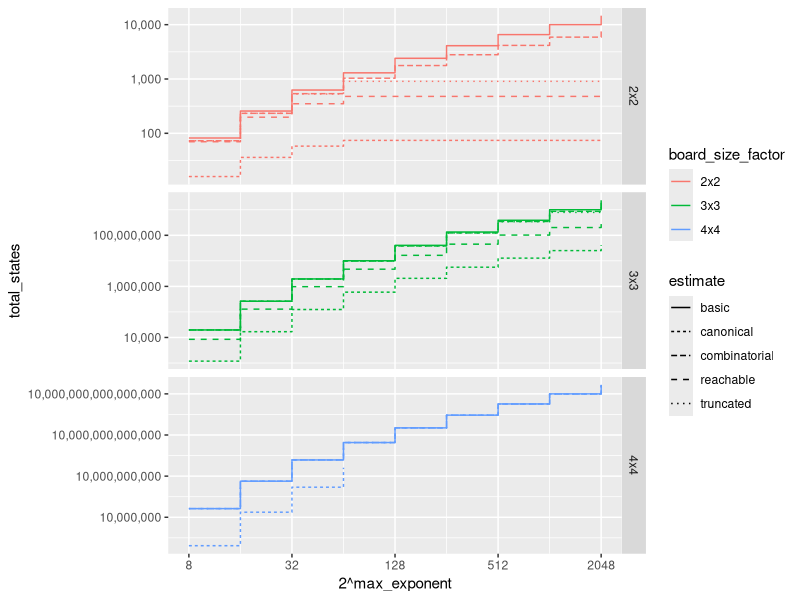
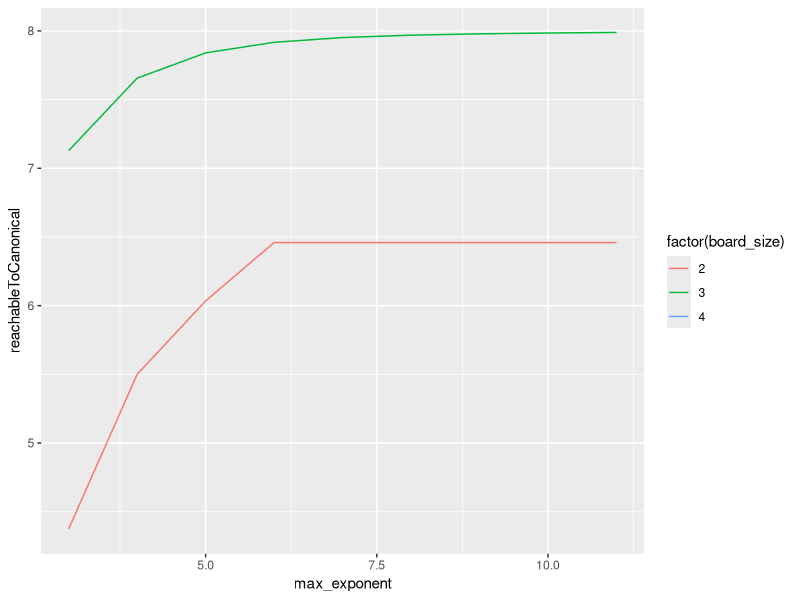

Reproduce these figures in R, in order.
library(ggplot2)
library(reshape2)

dBasicTotal <- transform(
  read.csv('layers_basic_total.csv'),
  estimate = 'basic'
)

dCombinatorialTotal <- transform(
  read.csv('layers_total.csv'),
  estimate = 'combinatorial'
)

dTruncatedTotal <- transform(
  read.csv('layers_truncated_total.csv'),
  estimate = 'truncated'
)

dReachable <- transform(
  read.csv('reachable.csv'),
  estimate = 'reachable'
)

dCanonical <- transform(
  read.csv('canonical.csv'),
  estimate = 'canonical'
)

dTotals <- rbind(
  dBasicTotal, dCombinatorialTotal, dTruncatedTotal, dReachable, dCanonical
)

ggplot(
  transform(
    dTotals,
    board_size_factor = factor(
    board_size,
    levels = c(2, 3, 4),
    labels = c('2x2', '3x3', '4x4'))),
  aes(
    x = 2**max_exponent,
    y = total_states,
    color = board_size_factor,
    linetype = estimate)) +
  geom_step() +
  facet_grid(board_size_factor ~ ., scales = 'free_y') +
  scale_x_continuous(
    trans = 'log2',
    breaks = 2 ** seq(1, 11, by = 2)) +
  scale_y_continuous(
    trans = 'log10',
    labels = function (n) format(n, scientific = FALSE, big.mark = ','))

#
# Plot the ratio of reachable to canonical states for known totals.
#

mTotals <- melt(
  dTotals,
  c('board_size', 'max_exponent', 'estimate'),
  c('total_states'))

dReachableCanonical <- transform(
  dcast(mTotals, board_size + max_exponent ~ estimate),
  reachableToCanonical = reachable / canonical)

ggplot(
  dReachableCanonical,
  aes(max_exponent, reachableToCanonical, color = factor(board_size))
) +
  geom_line()
